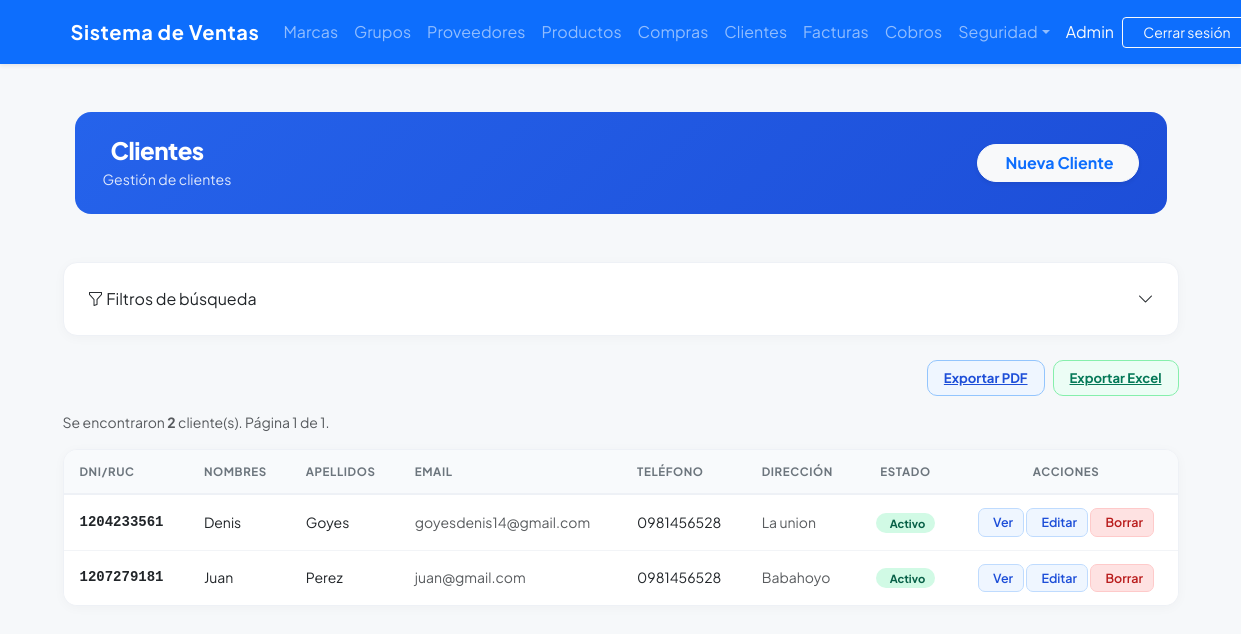
/customers/ (signed in), run on the app's committed database.
### billing/models.py (models this page shows, shortened)
class Customer(models.Model):
    dni = models.CharField(max_length=13, unique=True, verbose_name='DNI/RUC', validators=[validate_cedula_ec])
    first_name = models.CharField(max_length=100, verbose_name = 'Nombres')
    last_name = models.CharField(max_length=100, verbose_name = 'Apellidos')
    email = models.EmailField(blank=True, null=True, verbose_name = 'Correo Electronico')
    phone = models.CharField(max_length=20, blank=True, null=True, verbose_name = 'Teléfono')
    address = models.TextField(blank=True, null=True, verbose_name = 'Dirección')
    is_active = models.BooleanField(default=True, verbose_name = 'Activo')
    created_at = models.DateTimeField(auto_now_add=True, verbose_name = 'Creado el')
    updated_at = models.DateTimeField(auto_now=True, verbose_name = 'Actualizado el')
    class Meta:
        ordering = ['last_name', 'first_name']

### billing/views.py (the view)
# urls.py: path('customers/', views.CustomerListView.as_view(), name='customer_list'),
class CustomerListView(LoginRequiredMixin,GroupRequiredMixin, ExportMixin, ListView):
    group_required = ['Administrador', 'Vendedor']
    model = Customer
    template_name = 'billing/customer_list.html'
    context_object_name = 'items'
    paginate_by = 10
    export_filename = 'clientes'
    export_fields = [
        ('dni', 'DNI/RUC'),
        ('first_name', 'Nombres'),
        ('last_name', 'Apellidos'),
        ('email', 'Correo'),
        ('phone', 'Teléfono'),
        ('address', 'Dirección'),
        ('is_active', 'Estado')
    ]
    def get_queryset(self):
        qs = super().get_queryset()
        p = self.request.GET
        if p.get('dni'):
            qs = qs.filter(dni=p['dni'])
        if p.get('name'):
            qs = qs.filter(Q(first_name__icontains=p['name']) | Q(last_name__icontains=p['name']))
        is_active = p.get('is_active', '')
        if is_active == 'true':
            qs = qs.filter(is_active=True)
        elif is_active == 'false':
            qs = qs.filter(is_active=False)
        return qs
    def get_context_data(self, **kwargs):
        ctx = super().get_context_data(**kwargs)
        ctx['filter'] = self.request.GET
        filter_keys = ['dni', 'name', 'is_active']
        ctx['has_active_filters'] = any(self.request.GET.get(k) for k in filter_keys)
        params = self.request.GET.copy()
        params.pop('page', None)
        ctx['query_string'] = params.urlencode()
        return ctx

### security/templatetags/security_tags.py (called while the page is built)
@register.filter(name='has_group')
def has_group(user, group_name):
    if not user.is_authenticated:
        return False
    if user.is_superuser:      # el superusuario ve todo
        return True
    return user.groups.filter(name=group_name).exists()

### shared/mixins.py (called while the page is built, shortened)
    def get(self, request, *args, **kwargs):
        export_format = request.GET.get('export')
        return super().get(request, *args, **kwargs)

    def get_context_data(self, **kwargs):
        ctx = super().get_context_data(**kwargs)
        params = self.request.GET.copy()
        params.pop('page', None)
        ctx['query_string'] = params.urlencode()
        fields = self.export_fields
        if not fields:
            fields = [(f.name, str(f.verbose_name).capitalize()) for f in self.model._meta.fields]
        ctx['available_columns'] = fields
        selected = self.request.GET.getlist('columns')
        if not selected:
            selected = [f[0] for f in fields]
        ctx['selected_columns'] = selected
        return ctx

    def dispatch(self, request, *args, **kwargs):
        if not request.user.is_authenticated:
            return redirect('login')
        if request.user.is_superuser:
            return super().dispatch(request, *args, **kwargs)
        if request.user.groups.filter(name__in=self.group_required).exists():
            return super().dispatch(request, *args, **kwargs)
        messages.error(request, self.group_error_message)
        return redirect(self.group_redirect_url)

### billing/templates/billing/customer_list.html (shortened to what this page needs)
{% extends 'billing/base.html' %}
{% block content %}
<div class="container-fluid py-4">
  <div class="page-header d-flex justify-content-between align-items-center mb-4">
    <div>
      <h1>Clientes</h1>
      <p>Gestión de clientes</p>
    </div>
    <a href="{% url 'billing:customer_create' %}" class="btn btn-light fw-bold rounded-pill px-4 shadow-sm text-primary">
       Nueva Cliente
    </a>
  </div>
</div>
<div class="glass-card p-4 mb-4">
  <div class="d-flex justify-content-between align-items-center filter-toggle-btn"
       data-bs-toggle="collapse"
       data-bs-target="#filterCollapse"
       aria-expanded="{% if has_active_filters %}true{% else %}false{% endif %}"
       aria-controls="filterCollapse">
    <div>
      <i class="bi bi-funnel"></i> Filtros de búsqueda
    </div>
    <div class="d-flex align-items-center gap-2">
      <i class="bi bi-chevron-down ms-1"></i>
    </div>
  </div>
</div>
<div class="d-flex justify-content-end align-items-center gap-2 mb-3">
  <a href="?{{ query_string }}&export=pdf" class="btn-pdf">
     Exportar PDF
  </a>
  <a href="?{{ query_string }}&export=excel" class="btn-excel">
     Exportar Excel
  </a>
</div>
<p class="text-muted small">
  Se encontraron <strong>{{ paginator.count }}</strong> cliente(s).
  Página {{ page_obj.number }} de {{ paginator.num_pages }}.
</p>
<div class="products-table">
  <table class="table mb-0">
    <thead>
      <tr>
        {% if 'dni' in selected_columns %}<th>DNI/RUC</th>{% endif %}
        {% if 'first_name' in selected_columns %}<th>Nombres</th>{% endif %}
        {% if 'last_name' in selected_columns %}<th>Apellidos</th>{% endif %}
        {% if 'email' in selected_columns %}<th>Email</th>{% endif %}
        {% if 'phone' in selected_columns %}<th>Teléfono</th>{% endif %}
        {% if 'address' in selected_columns %}<th>Dirección</th>{% endif %}
        {% if 'is_active' in selected_columns %}<th class="text-center">Estado</th>{% endif %}
        <th class="text-center">Acciones</th>
      </tr>
    </thead>
    <tbody>
      {% for item in items %}
      <tr>
        {% if 'dni' in selected_columns %}<td class="fw-semibold font-monospace">{{ item.dni }}</td>{% endif %}
        {% if 'first_name' in selected_columns %}<td>{{ item.first_name }}</td>{% endif %}
        {% if 'last_name' in selected_columns %}<td>{{ item.last_name }}</td>{% endif %}
        {% if 'email' in selected_columns %}<td class="text-muted small">{{ item.email|default:"—" }}</td>{% endif %}
        {% if 'phone' in selected_columns %}<td>{{ item.phone|default:"—" }}</td>{% endif %}
        {% if 'address' in selected_columns %}<td class="text-muted small">{{ item.address|default:"—"|truncatechars:40 }}</td>{% endif %}
        {% if 'is_active' in selected_columns %}<td class="text-center">
          {% if item.is_active %}
            <span class="badge-active">Activo</span>
          {% else %}
            <span class="badge-inactive"><i class="fas fa-circle me-1" style="font-size:.4rem;"></i>Inactivo</span>
          {% endif %}
        </td>{% endif %}
        <td class="text-center text-nowrap">
          <a href="{% url 'billing:customer_detail' item.pk %}" class="btn-view" title="Ver Detalle">
            Ver
          </a>
          <a href="{% url 'billing:customer_update' item.pk %}" class="btn-edit">Editar</a>
          <a href="{% url 'billing:customer_delete' item.pk %}" class="btn-del">Borrar</a>
        </td>
      </tr>
      {% empty %}
      <tr>
        <td colspan="100" class="text-center py-4 text-muted">
          No se encontraron clientes con los filtros aplicados.
        </td>
      </tr>
      {% endfor %}
    </tbody>
  </table>
</div>
</div>
{% endblock %}

### billing/templates/billing/base.html (shortened to what this page needs)
{% load security_tags %}
<!DOCTYPE html>
<html lang="es">
<head>
  <link href="https://cdn.jsdelivr.net/npm/bootstrap@5.3.0/dist/css/bootstrap.min.css" rel="stylesheet">
  <link rel="stylesheet" href="https://cdn.jsdelivr.net/npm/bootstrap-icons@1.11.1/font/bootstrap-icons.css">
</head>
<body>
  <nav class="navbar navbar-expand-lg navbar-dark bg-primary shadow-sm">
    <div class="container">
      <a class="navbar-brand" href="{% url 'billing:home' %}">Sistema de
        Ventas</a>
      <div class="collapse navbar-collapse" id="nav">
        <ul class="navbar-nav me-auto mb-2 mb-lg-0">
          {% if user.is_authenticated %}
          {% if user|has_group:'Analista de Compras' or user|has_group:'Administrador' %}
          <li class="nav-item"><a class="nav-link" href="{% url 'billing:brand_list' %}">Marcas</a></li>
          <li class="nav-item"><a class="nav-link" href="{% url 'billing:productgroup_list' %}">Grupos</a></li>
          <li class="nav-item"><a class="nav-link" href="{% url 'billing:supplier_list' %}">Proveedores</a></li>
          <li class="nav-item"><a class="nav-link" href="{% url 'billing:product_list' %}">Productos</a></li>
          <li class="nav-item"><a class="nav-link" href="{% url 'purchasing:purchase_list' %}">Compras</a></li>
          {% endif %}
          {% if user|has_group:'Vendedor' or user|has_group:'Administrador' %}
          <li class="nav-item"><a class="nav-link" href="{% url 'billing:customer_list' %}">Clientes</a></li>
          <li class="nav-item"><a class="nav-link" href="{% url 'billing:invoice_list' %}">Facturas</a></li>
          <li class="nav-item"><a class="nav-link" href="{% url 'cobros:factura_pendiente_list' %}">Cobros</a></li>
          {% endif %}
          {% if user|has_group:'Administrador' %}
          <li class="nav-item dropdown">
            <a class="nav-link dropdown-toggle" href="#" data-bs-toggle="dropdown" role="button"
              aria-expanded="false">Seguridad</a>
          </li>
          {% endif %}
          {% endif %}
        </ul>
        <ul class="navbar-nav ms-auto align-items-center">
          {% if user.is_authenticated %}
          <li class="nav-item">
            <span class="nav-link text-light pe-0">{{ user.username }}</span>
          </li>
          <li class="nav-item">
            <form method="post" action="{% url 'logout' %}" class="d-flex align-items-center ms-2">
              <button type="submit" class="btn btn-outline-light btn-sm btn-logout">Cerrar sesión</button>
            </form>
          </li>
          {% else %}
          <li class="nav-item"><a class="nav-link" href="{% url 'login' %}">Iniciar sesión</a></li>
          <li class="nav-item"><a class="nav-link" href="{% url 'security:register' %}">Registrarse</a></li>
          {% endif %}
        </ul>
      </div>
    </div>
  </nav>
  <div class="container mt-4">
    {% block content %}{% endblock %}
</body>
</html>

### billing/templates/billing/base.html (style rules this page uses)
:root { --primary-color: #2563eb; --primary-dark: #1d4ed8; --surface: #ffffff; --surface-soft: #f8fafc; --card-shadow: 0 18px 40px rgba(15, 23, 42, 0.08); }
body { background-color: #f8fafc; min-height: 100vh; }
.navbar { min-height: 64px; }
.navbar-brand { font-weight: 700; letter-spacing: 0.03em; }
.navbar-nav .nav-link { transition: color 0.2s ease; }
.btn-logout { text-decoration: none; min-width: 130px; }

### billing/templates/billing/customer_list.html (style rules this page uses)
body { font-family: 'Plus Jakarta Sans', sans-serif; background: #f6f8fa; }
.page-header { background: linear-gradient(135deg, #2563eb 0%, #1d4ed8 100%); border-radius: 16px; padding: 24px 28px; color: #fff; }
.page-header h1 { font-weight: 800; font-size: 1.5rem; margin: 0; letter-spacing: -.5px; }
.page-header p { margin: 4px 0 0; opacity: .85; font-size: .88rem; }
.glass-card { background: #fff; border: 1px solid #eef1f6; border-radius: 14px; box-shadow: 0 2px 12px rgba(0,0,0,.03); }
.btn-pdf { background: #eff6ff; color: #1d4ed8; border: 1px solid #93c5fd; border-radius: 10px; font-size: .82rem; font-weight: 700; padding: 7px 16px; transition: all .2s; }
.btn-excel { background: #ecfdf5; color: #047857; border: 1px solid #86efac; border-radius: 10px; font-size: .82rem; font-weight: 700; padding: 7px 16px; transition: all .2s; }
.products-table { background: #fff; border: 1px solid #eef1f6; border-radius: 14px; overflow: hidden; box-shadow: 0 2px 12px rgba(0,0,0,.03); }
.products-table thead th { background: #f8fafc; border-bottom: 2px solid #eef1f6; color: #6c757d; font-size: .72rem; font-weight: 700; text-transform: uppercase; letter-spacing: .6px; padding: 13px 16px; white-space: nowrap; }
.products-table tbody td { padding: 13px 16px; vertical-align: middle; border-bottom: 1px solid #f2f4f7; font-size: .875rem; }
.products-table tbody tr:last-child td { border-bottom: none; }
.badge-active { background: #d1fae5; color: #065f46; font-size: .7rem; font-weight: 700; border-radius: 50px; padding: 3px 10px; }
.btn-view { background: #eff6ff; color: #1d4ed8; border: 1px solid #bfdbfe; border-radius: 7px; padding: 4px 10px; font-size: .78rem; font-weight: 600; text-decoration: none; transition: all .2s; display: inline-block; }
.btn-edit { background: #eff6ff; color: #1d4ed8; border: 1px solid #bfdbfe; border-radius: 7px; padding: 4px 10px; font-size: .78rem; font-weight: 600; text-decoration: none; transition: all .2s; display: inline-block; }
.btn-del { background: #fee2e2; color: #b91c1c; border: 1px solid #fecaca; border-radius: 7px; padding: 4px 10px; font-size: .78rem; font-weight: 600; text-decoration: none; transition: all .2s; display: inline-block; }

### data on the page
Customer: dni "1204233561", first_name "Denis", last_name "Goyes", email "goyesdenis14@gmail.com", phone "0981456528", address "La union", is_active "Activo"
Customer: dni "1207279181", first_name "Juan", last_name "Perez", email "juan@gmail.com", phone "0981456528", address "Babahoyo", is_active "Activo"

### other printed values
{{ user.username }} "Admin"
{{ paginator.count }} "2"
{{ page_obj.number }} "1"
{{ paginator.num_pages }} "1"
